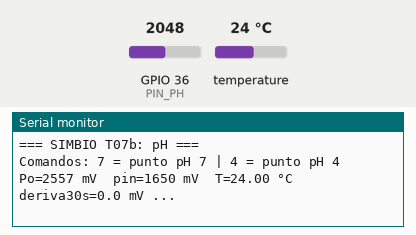
The sketch below on a simulated ESP32. Shown: the last lines printed to the serial monitor. Inputs (shaded band) come from the test bench; at power-on: GPIO 36 (PIN_PH) = 2048, temperature 24 °C (analog values on the 0–4095 scale).

Above: at 1.5 s.
1.6 s: GPIO 36 (PIN_PH) set to 68
At 3.0 s:
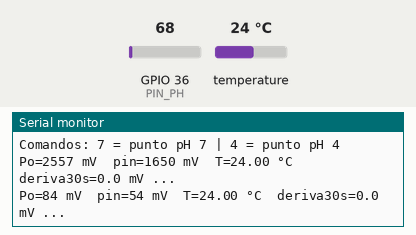
3.1 s: GPIO 36 (PIN_PH) set to 57
At 5.2 s:
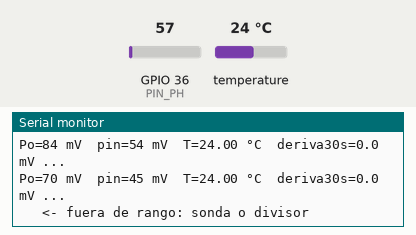
Timing chart, 0 to 6.7 s (numbered marks = the images above; inputs shaded):
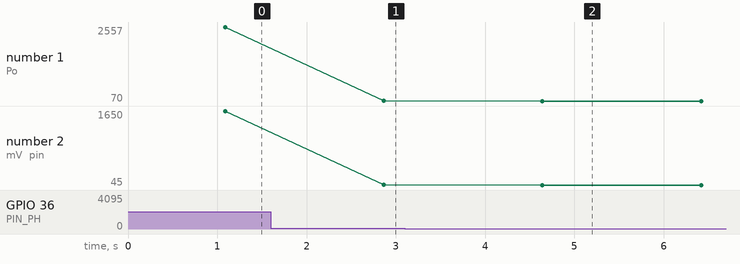

Measured:
- the behaviour switches between 63 and 62 on GPIO 36 (PIN_PH) (found by bisection; images 1 and 2)
- after the input at 1.6 s, the serial monitor: prints a new line after 1.3 s (image 1)
- after the input at 3.1 s, the serial monitor: prints a new line after 1.5 s (image 2)
- plotted number 1: 2557 → 84 after the input at 1.6 s, 84 → 70 after the input at 3.1 s
- plotted number 2: 1650 → 54 after the input at 1.6 s, 54 → 45 after the input at 3.1 s

The sketch:

T07b_ph.ino
```cpp
/*
  SIMBIO - Tramo 7b: pH (PH-4502C + E201) por el ADC1, con prueba de 2 puntos
  ---------------------------------------------------------------------------
  Librerías: OneWire y DallasTemperature (para la temperatura del buffer).
  Conexiones:
    PH-4502C: V+ 5 V, G GND (las dos patas G), Po -> divisor -> GPIO 36. Do y To libres.
    Po -> 1 kohm -> nodo -> GPIO 36 ;  nodo -> 1 kohm + 820 ohm (en serie) -> GND
    Capacitor de 0,1 uF entre GPIO 36 y GND.
    DS18B20 como en el tramo 4 (GPIO 4 con 4,7 kohm a 3,3 V).
  PASO 0 (con multímetro, antes de este sketch): desconecte la sonda, ponga en corto
    el centro del BNC con su carcasa y gire el potenciómetro de OFFSET hasta que Po
    marque 2,50 V. (El otro potenciómetro es el umbral de Do: no se usa.)
  Uso (monitor serie a 115200, "Nueva línea"):
    Sonda en buffer pH 7 (con el DS18B20 en el mismo vaso). Espere a que diga ESTABLE.
      7  -> guarda el punto de pH 7
    Enjuague con agua destilada, seque con papel sin frotar, sonda en buffer pH 4.
      4  -> guarda el punto de pH 4 y calcula la pendiente
    Luego vuelva a pH 7: debe leer 7,00 ± 0,10.
  Esta prueba SOLO verifica el hardware. La calibración que usa el lote se hace
  después en el firmware principal con el DIP de calibración (tramo 9).
*/
#include <OneWire.h>
#include <DallasTemperature.h>

const int PIN_PH = 36, PIN_DS = 4;
const float DIVISOR = 1820.0 / 2820.0;   // igual que DIVISOR_ANALOG del firmware
const float PEND_MIN = 100.0, PEND_MAX = 250.0;   // |mV/pH| aceptable (igual que config.h)

OneWire bus(PIN_DS);
DallasTemperature ds(&bus);

float v7 = NAN, v4 = NAN, tCal = 25.0;
float historial[15];          // una muestra cada 2 s = 30 s
int nHist = 0;

float leerModuloMv() {
  uint32_t acc = 0;
  for (int i = 0; i < 100; i++) acc += analogReadMilliVolts(PIN_PH);
  return (acc / 100.0) / DIVISOR;          // mV en Po del módulo
}

float leerT() {
  ds.requestTemperatures();
  float t = ds.getTempCByIndex(0);
  return (t == DEVICE_DISCONNECTED_C) ? NAN : t;
}

// Misma fórmula del firmware: 2 puntos + compensación de Nernst
float calcularPh(float mv, float t) {
  float pend = (v4 - v7) / (4.0 - 7.0);
  float factor = ((isnan(t) ? 25.0 : t) + 273.15) / (tCal + 273.15);
  return 7.0 + (mv - v7) / (pend * factor);
}

void setup() {
  Serial.begin(115200);
  delay(300);
  analogReadResolution(12);
  analogSetPinAttenuation(PIN_PH, ADC_11db);
  ds.begin();
  Serial.println("\n=== SIMBIO T07b: pH ===");
  Serial.println("Comandos: 7 = punto pH 7 | 4 = punto pH 4");
}

void loop() {
  float mv = leerModuloMv();
  float t = leerT();

  // Estabilidad: cambio en los últimos 30 s
  if (nHist < 15) historial[nHist++] = mv;
  else { for (int i = 0; i < 14; i++) historial[i] = historial[i + 1]; historial[14] = mv; }
  float deriva = (nHist == 15) ? fabs(historial[14] - historial[0]) : 999;
  bool estable = deriva < 3.0;             // < 3 mV en 30 s ≈ 0,02 pH

  if (Serial.available()) {
    String c = Serial.readStringUntil('\n');
    c.trim();
    if (c == "7") {
      v7 = mv; tCal = isnan(t) ? 25.0 : t;
      Serial.printf(">> pH 7 = %.0f mV a %.1f °C%s\n", v7, tCal, estable ? "" : "  (AÚN NO ESTABA ESTABLE)");
    } else if (c == "4") {
      if (isnan(v7)) Serial.println(">> Primero el punto de pH 7.");
      else {
        v4 = mv;
        float pend = fabs((v4 - v7) / 3.0);
        Serial.printf(">> pH 4 = %.0f mV.  Pendiente = %.1f mV/pH\n", v4, pend);
        if (v4 <= v7) Serial.println(">> RECHAZADA: con este módulo el pH 4 debe dar MÁS voltaje que el pH 7.");
        else if (pend < PEND_MIN || pend > PEND_MAX)
          Serial.printf(">> RECHAZADA: esperado %.0f a %.0f mV/pH. Sonda vieja, sucia o buffers dañados.\n", PEND_MIN, PEND_MAX);
        else Serial.println(">> ACEPTADA. Vuelva a pH 7 y compruebe que lea 7,00 ± 0,10.");
      }
    }
  }

  Serial.printf("Po=%.0f mV  pin=%.0f mV  T=%.2f °C  deriva30s=%.1f mV %s",
                mv, mv * DIVISOR, t, deriva < 999 ? deriva : 0.0, estable ? "ESTABLE" : "...");
  if (!isnan(v7) && !isnan(v4) && v4 > v7) Serial.printf("  pH=%.2f", calcularPh(mv, t));
  Serial.println();
  if (mv * DIVISOR > 3150 || mv * DIVISOR < 50) Serial.println("   <- fuera de rango: sonda o divisor");
  delay(1000);   // + ~1 s de lectura del DS18B20 = una línea cada ~2 s
}
```
